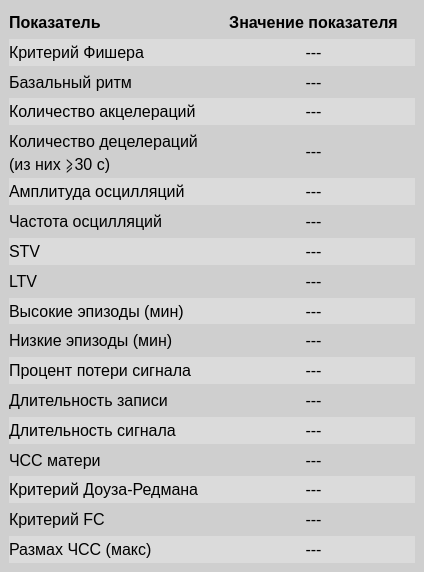
                 <widget class="QWidget" name="scrollAreaWidgetContents_params">
                  <property name="geometry">
                   <rect>
                    <x>0</x>
                    <y>0</y>
                    <width>424</width>
                    <height>572</height>
                   </rect>
                  </property>
                  <property name="styleSheet">
                   <string notr="true">QWidget{
	border-radius: 8px;
	background-color: rgb(207, 207, 207);
}
</string>
                  </property>
                  <layout class="QGridLayout" name="gridLayout_scrollAreaWidgetContents_params" columnstretch="1,1">
                   <property name="leftMargin">
                    <number>9</number>
                   </property>
                   <property name="topMargin">
                    <number>9</number>
                   </property>
                   <property name="rightMargin">
                    <number>9</number>
                   </property>
                   <property name="bottomMargin">
                    <number>9</number>
                   </property>
                   <property name="horizontalSpacing">
                    <number>0</number>
                   </property>
                   <property name="verticalSpacing">
                    <number>3</number>
                   </property>
                   <item row="3" column="1">
                    <widget class="QLabel" name="label_params_akcel">
                     <property name="font">
                      <font>
                       <family>Arial</family>
                       <pointsize>12</pointsize>
                      </font>
                     </property>
                     <property name="styleSheet">
                      <string notr="true">QLabel{
	background-color: rgb(219, 219, 219);
	border-radius:0px;
}</string>
                     </property>
                     <property name="text">
                      <string>---</string>
                     </property>
                     <property name="alignment">
                      <set>Qt::AlignCenter</set>
                     </property>
                    </widget>
                   </item>
                   <item row="2" column="0">
                    <widget class="QLabel" name="label_bazal">
                     <property name="font">
                      <font>
                       <family>Arial</family>
                       <pointsize>12</pointsize>
                      </font>
                     </property>
                     <property name="text">
                      <string>Базальный ритм</string>
                     </property>
                     <property name="wordWrap">
                      <bool>true</bool>
                     </property>
                    </widget>
                   </item>
                   <item row="6" column="1">
                    <widget class="QLabel" name="label_params_fricoscil">
                     <property name="font">
                      <font>
                       <family>Arial</family>
                       <pointsize>12</pointsize>
                      </font>
                     </property>
                     <property name="text">
                      <string>---</string>
                     </property>
                     <property name="alignment">
                      <set>Qt::AlignCenter</set>
                     </property>
                    </widget>
                   </item>
                   <item row="2" column="1">
                    <widget class="QLabel" name="label_params_bazal">
                     <property name="font">
                      <font>
                       <family>Arial</family>
                       <pointsize>12</pointsize>
                      </font>
                     </property>
                     <property name="text">
                      <string>---</string>
                     </property>
                     <property name="alignment">
                      <set>Qt::AlignCenter</set>
                     </property>
                    </widget>
                   </item>
                   <item row="3" column="0">
                    <widget class="QLabel" name="label_akcel">
                     <property name="font">
                      <font>
                       <family>Arial</family>
                       <pointsize>12</pointsize>
                      </font>
                     </property>
                     <property name="styleSheet">
                      <string notr="true">QLabel{
	background-color: rgb(219, 219, 219);
	border-radius:0px;
}</string>
                     </property>
                     <property name="text">
                      <string>Количество акцелераций</string>
                     </property>
                     <property name="wordWrap">
                      <bool>true</bool>
                     </property>
                    </widget>
                   </item>
                   <item row="5" column="0">
                    <widget class="QLabel" name="label_oscil">
                     <property name="font">
                      <font>
                       <family>Arial</family>
                       <pointsize>12</pointsize>
                      </font>
                     </property>
                     <property name="styleSheet">
                      <string notr="true">QLabel{
	background-color: rgb(219, 219, 219);
	border-radius:0px;
}</string>
                     </property>
                     <property name="text">
                      <string>Амплитуда осцилляций</string>
                     </property>
                     <property name="wordWrap">
                      <bool>true</bool>
                     </property>
                    </widget>
                   </item>
                   <item row="5" column="1">
                    <widget class="QLabel" name="label_params_oscil">
                     <property name="font">
                      <font>
                       <family>Arial</family>
                       <pointsize>12</pointsize>
                      </font>
                     </property>
                     <property name="styleSheet">
                      <string notr="true">QLabel{
	background-color: rgb(219, 219, 219);
	border-radius:0px;
}</string>
                     </property>
                     <property name="text">
                      <string>---</string>
                     </property>
                     <property name="alignment">
                      <set>Qt::AlignCenter</set>
                     </property>
                    </widget>
                   </item>
                   <item row="0" column="0">
                    <widget class="QLabel" name="label_pokazatel">
                     <property name="font">
                      <font>
                       <family>Arial</family>
                       <pointsize>12</pointsize>
                       <weight>75</weight>
                       <bold>true</bold>
                      </font>
                     </property>
                     <property name="text">
                      <string>Показатель</string>
                     </property>
                    </widget>
                   </item>
                   <item row="1" column="0">
                    <widget class="QLabel" name="label_fisher">
                     <property name="font">
                      <font>
                       <family>Arial</family>
                       <pointsize>12</pointsize>
                      </font>
                     </property>
                     <property name="styleSheet">
                      <string notr="true">QLabel{
	
	background-color: rgb(219, 219, 219);
	border-radius:0px;
}
</string>
                     </property>
                     <property name="text">
                      <string>Критерий Фишера</string>
                     </property>
                     <property name="wordWrap">
                      <bool>true</bool>
                     </property>
                    </widget>
                   </item>
                   <item row="1" column="1">
                    <widget class="QLabel" name="label_params_fisher">
                     <property name="font">
                      <font>
                       <family>Arial</family>
                       <pointsize>12</pointsize>
                      </font>
                     </property>
                     <property name="styleSheet">
                      <string notr="true">QLabel{
	background-color: rgb(219, 219, 219);
	border-radius:0px;
}</string>
                     </property>
                     <property name="text">
                      <string>---</string>
                     </property>
                     <property name="alignment">
                      <set>Qt::AlignCenter</set>
                     </property>
                    </widget>
                   </item>
                   <item row="4" column="1">
                    <widget class="QLabel" name="label_params_decel">
                     <property name="font">
                      <font>
                       <family>Arial</family>
                       <pointsize>12</pointsize>
                      </font>
                     </property>
                     <property name="text">
                      <string>---</string>
                     </property>
                     <property name="alignment">
                      <set>Qt::AlignCenter</set>
                     </property>
                    </widget>
                   </item>
                   <item row="0" column="1">
                    <widget class="QLabel" name="label_znachenie">
                     <property name="font">
                      <font>
                       <family>Arial</family>
                       <pointsize>12</pointsize>
                       <weight>75</weight>
                       <bold>true</bold>
                      </font>
                     </property>
                     <property name="text">
                      <string>Значение показателя</string>
                     </property>
                     <property name="alignment">
                      <set>Qt::AlignCenter</set>
                     </property>
                     <property name="wordWrap">
                      <bool>true</bool>
                     </property>
                    </widget>
                   </item>
                   <item row="16" column="0">
                    <widget class="QLabel" name="label_FC">
                     <property name="font">
                      <font>
                       <family>Arial</family>
                       <pointsize>12</pointsize>
                      </font>
                     </property>
                     <property name="text">
                      <string>Критерий FC</string>
                     </property>
                     <property name="wordWrap">
                      <bool>true</bool>
                     </property>
                    </widget>
                   </item>
                   <item row="6" column="0">
                    <widget class="QLabel" name="label_fricoscil">
                     <property name="font">
                      <font>
                       <family>Arial</family>
                       <pointsize>12</pointsize>
                      </font>
                     </property>
                     <property name="text">
                      <string>Частота осцилляций</string>
                     </property>
                     <property name="wordWrap">
                      <bool>true</bool>
                     </property>
                    </widget>
                   </item>
                   <item row="7" column="0">
                    <widget class="QLabel" name="label_STV_2">
                     <property name="font">
                      <font>
                       <family>Arial</family>
                       <pointsize>12</pointsize>
                      </font>
                     </property>
                     <property name="styleSheet">
                      <string notr="true">QLabel{
	background-color: rgb(219, 219, 219);
	border-radius:0px;
}</string>
                     </property>
                     <property name="text">
                      <string>STV</string>
                     </property>
                     <property name="wordWrap">
                      <bool>true</bool>
                     </property>
                    </widget>
                   </item>
                   <item row="8" column="0">
                    <widget class="QLabel" name="label_LTV">
                     <property name="font">
                      <font>
                       <family>Arial</family>
                       <pointsize>12</pointsize>
                      </font>
                     </property>
                     <property name="text">
                      <string>LTV</string>
                     </property>
                     <property name="wordWrap">
                      <bool>true</bool>
                     </property>
                    </widget>
                   </item>
                   <item row="10" column="0">
                    <widget class="QLabel" name="label_5">
                     <property name="font">
                      <font>
                       <family>Arial</family>
                       <pointsize>12</pointsize>
                      </font>
                     </property>
                     <property name="text">
                      <string>Низкие эпизоды (мин)</string>
                     </property>
                     <property name="wordWrap">
                      <bool>true</bool>
                     </property>
                    </widget>
                   </item>
                   <item row="11" column="0">
                    <widget class="QLabel" name="label_6">
                     <property name="font">
                      <font>
                       <family>Arial</family>
                       <pointsize>12</pointsize>
                      </font>
                     </property>
                     <property name="styleSheet">
                      <string notr="true">QLabel{
	background-color: rgb(219, 219, 219);
	border-radius:0px;
}</string>
                     </property>
                     <property name="text">
                      <string>Процент потери сигнала</string>
                     </property>
                     <property name="wordWrap">
                      <bool>true</bool>
                     </property>
                    </widget>
                   </item>
                   <item row="13" column="0">
                    <widget class="QLabel" name="label_8">
                     <property name="font">
                      <font>
                       <family>Arial</family>
                       <pointsize>12</pointsize>
                      </font>
                     </property>
                     <property name="styleSheet">
                      <string notr="true">QLabel{
	background-color: rgb(219, 219, 219);
	border-radius:0px;
}</string>
                     </property>
                     <property name="text">
                      <string>Длительность сигнала</string>
                     </property>
                     <property name="wordWrap">
                      <bool>true</bool>
                     </property>
                    </widget>
                   </item>
                   <item row="12" column="0">
                    <widget class="QLabel" name="label_7">
                     <property name="font">
                      <font>
                       <family>Arial</family>
                       <pointsize>12</pointsize>
                      </font>
                     </property>
                     <property name="text">
                      <string>Длительность записи</string>
                     </property>
                     <property name="wordWrap">
                      <bool>true</bool>
                     </property>
                    </widget>
                   </item>
                   <item row="14" column="0">
                    <widget class="QLabel" name="label_9">
                     <property name="font">
                      <font>
                       <family>Arial</family>
                       <pointsize>12</pointsize>
                      </font>
                     </property>
                     <property name="text">
                      <string>ЧСС матери</string>
                     </property>
                     <property name="wordWrap">
                      <bool>true</bool>
                     </property>
                    </widget>
                   </item>
                   <item row="15" column="0">
                    <widget class="QLabel" name="label_douz">
                     <property name="font">
                      <font>
                       <family>Arial</family>
                       <pointsize>12</pointsize>
                      </font>
                     </property>
                     <property name="styleSheet">
                      <string notr="true">QLabel{
	background-color: rgb(219, 219, 219);
	border-radius:0px;
}</string>
                     </property>
                     <property name="text">
                      <string>Критерий Доуза-Редмана</string>
                     </property>
                     <property name="wordWrap">
                      <bool>true</bool>
                     </property>
                    </widget>
                   </item>
                   <item row="17" column="0">
                    <widget class="QLabel" name="label_razmahCHSS">
                     <property name="font">
                      <font>
                       <family>Arial</family>
                       <pointsize>12</pointsize>
                      </font>
                     </property>
                     <property name="styleSheet">
                      <string notr="true">QLabel{
	background-color: rgb(219, 219, 219);
	border-radius:0px;
}</string>
                     </property>
                     <property name="text">
                      <string>Размах ЧСС (макс)</string>
                     </property>
                     <property name="wordWrap">
                      <bool>true</bool>
                     </property>
                    </widget>
                   </item>
                   <item row="9" column="0">
                    <widget class="QLabel" name="label_HighEp">
                     <property name="font">
                      <font>
                       <family>Arial</family>
                       <pointsize>12</pointsize>
                      </font>
                     </property>
                     <property name="styleSheet">
                      <string notr="true">QLabel{
	background-color: rgb(219, 219, 219);
	border-radius:0px;
}</string>
                     </property>
                     <property name="text">
                      <string>Высокие эпизоды (мин)</string>
                     </property>
                     <property name="wordWrap">
                      <bool>true</bool>
                     </property>
                    </widget>
                   </item>
                   <item row="4" column="0">
                    <widget class="QLabel" name="label_decel">
                     <property name="font">
                      <font>
                       <family>Arial</family>
                       <pointsize>12</pointsize>
                      </font>
                     </property>
                     <property name="text">
                      <string>Количество децелераций (из них ⩾30 с)</string>
                     </property>
                     <property name="wordWrap">
                      <bool>true</bool>
                     </property>
                    </widget>
                   </item>
                   <item row="7" column="1">
                    <widget class="QLabel" name="label_STV">
                     <property name="font">
                      <font>
                       <family>Arial</family>
                       <pointsize>12</pointsize>
                      </font>
                     </property>
                     <property name="styleSheet">
                      <string notr="true">QLabel{
	background-color: rgb(219, 219, 219);
	border-radius:0px;
}</string>
                     </property>
                     <property name="text">
                      <string>---</string>
                     </property>
                     <property name="alignment">
                      <set>Qt::AlignCenter</set>
                     </property>
                    </widget>
                   </item>
                   <item row="8" column="1">
                    <widget class="QLabel" name="label_params_LTV">
                     <property name="font">
                      <font>
                       <family>Arial</family>
                       <pointsize>12</pointsize>
                      </font>
                     </property>
                     <property name="text">
                      <string>---</string>
                     </property>
                     <property name="alignment">
                      <set>Qt::AlignCenter</set>
                     </property>
                    </widget>
                   </item>
                   <item row="9" column="1">
                    <widget class="QLabel" name="label_params_HighEp">
                     <property name="font">
                      <font>
                       <family>Arial</family>
                       <pointsize>12</pointsize>
                      </font>
                     </property>
                     <property name="styleSheet">
                      <string notr="true">QLabel{
	background-color: rgb(219, 219, 219);
	border-radius:0px;
}</string>
                     </property>
                     <property name="text">
                      <string>---</string>
                     </property>
                     <property name="alignment">
                      <set>Qt::AlignCenter</set>
                     </property>
                    </widget>
                   </item>
                   <item row="10" column="1">
                    <widget class="QLabel" name="label_params_LowEp">
                     <property name="font">
                      <font>
                       <family>Arial</family>
                       <pointsize>12</pointsize>
                      </font>
                     </property>
                     <property name="text">
                      <string>---</string>
                     </property>
                     <property name="alignment">
                      <set>Qt::AlignCenter</set>
                     </property>
                    </widget>
                   </item>
                   <item row="11" column="1">
                    <widget class="QLabel" name="label_params_LossPercent">
                     <property name="font">
                      <font>
                       <family>Arial</family>
                       <pointsize>12</pointsize>
                      </font>
                     </property>
                     <property name="styleSheet">
                      <string notr="true">QLabel{
	background-color: rgb(219, 219, 219);
	border-radius:0px;
}</string>
                     </property>
                     <property name="text">
                      <string>---</string>
                     </property>
                     <property name="alignment">
                      <set>Qt::AlignCenter</set>
                     </property>
                    </widget>
                   </item>
                   <item row="12" column="1">
                    <widget class="QLabel" name="label_params_LengthRecord">
                     <property name="font">
                      <font>
                       <family>Arial</family>
                       <pointsize>12</pointsize>
                      </font>
                     </property>
                     <property name="text">
                      <string>---</string>
                     </property>
                     <property name="alignment">
                      <set>Qt::AlignCenter</set>
                     </property>
                    </widget>
                   </item>
                   <item row="13" column="1">
                    <widget class="QLabel" name="label_params_LengthSignal">
                     <property name="font">
                      <font>
                       <family>Arial</family>
                       <pointsize>12</pointsize>
                      </font>
                     </property>
                     <property name="styleSheet">
                      <string notr="true">QLabel{
	background-color: rgb(219, 219, 219);
	border-radius:0px;
}</string>
                     </property>
                     <property name="text">
                      <string>---</string>
                     </property>
                     <property name="alignment">
                      <set>Qt::AlignCenter</set>
                     </property>
                    </widget>
                   </item>
                   <item row="14" column="1">
                    <widget class="QLabel" name="label_params_CHSSMama">
                     <property name="font">
                      <font>
                       <family>Arial</family>
                       <pointsize>12</pointsize>
                      </font>
                     </property>
                     <property name="text">
                      <string>---</string>
                     </property>
                     <property name="alignment">
                      <set>Qt::AlignCenter</set>
                     </property>
                    </widget>
                   </item>
                   <item row="15" column="1">
                    <widget class="QLabel" name="label_params_douz">
                     <property name="font">
                      <font>
                       <family>Arial</family>
                       <pointsize>12</pointsize>
                      </font>
                     </property>
                     <property name="styleSheet">
                      <string notr="true">QLabel{
	background-color: rgb(219, 219, 219);
	border-radius:0px;
}</string>
                     </property>
                     <property name="text">
                      <string>---</string>
                     </property>
                     <property name="alignment">
                      <set>Qt::AlignCenter</set>
                     </property>
                    </widget>
                   </item>
                   <item row="16" column="1">
                    <widget class="QLabel" name="label_params_FC">
                     <property name="font">
                      <font>
                       <family>Arial</family>
                       <pointsize>12</pointsize>
                      </font>
                     </property>
                     <property name="text">
                      <string>---</string>
                     </property>
                     <property name="alignment">
                      <set>Qt::AlignCenter</set>
                     </property>
                    </widget>
                   </item>
                   <item row="17" column="1">
                    <widget class="QLabel" name="label_params_razmahCHSS">
                     <property name="font">
                      <font>
                       <family>Arial</family>
                       <pointsize>12</pointsize>
                      </font>
                     </property>
                     <property name="styleSheet">
                      <string notr="true">QLabel{
	background-color: rgb(219, 219, 219);
	border-radius:0px;
}</string>
                     </property>
                     <property name="text">
                      <string>---</string>
                     </property>
                     <property name="alignment">
                      <set>Qt::AlignCenter</set>
                     </property>
                    </widget>
                   </item>
                  </layout>
                 </widget>
